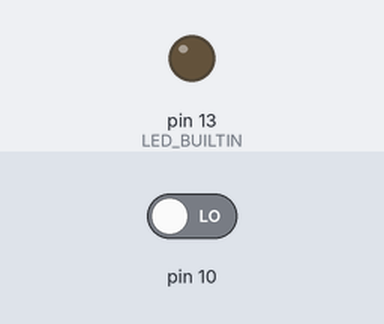
A sketch run on a simulated Arduino Uno, built with avr-gcc and run on an emulated ATmega328P. Parts: output pins drawn as LEDs (lit = HIGH). The test bench sets the inputs (shaded band); at power-on: pin 10 LOW.

Above: at 1.2 s.
1.3 s: pin 10 driven HIGH
At 2.4 s:
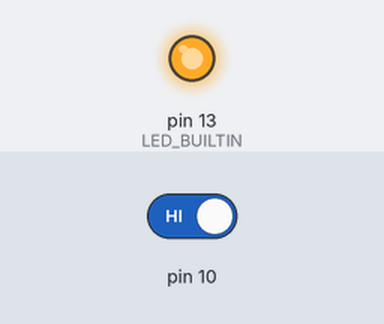
2.8 s: pin 10 driven LOW
At 3.5 s:
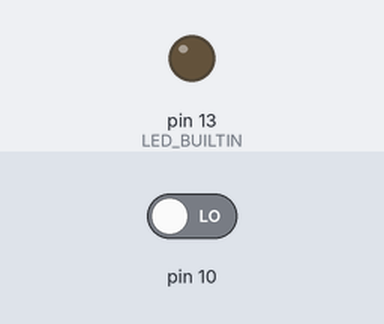
Timing chart, 0 to 5.8 s (numbered marks = the images above; inputs shaded):
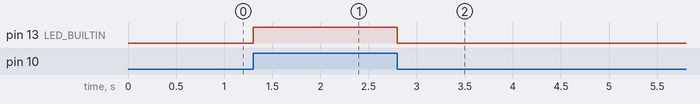

The sketch:

reg-led-recepteur-sketch_apr09b.ino
```cpp
void setup() {
  pinMode (10, INPUT) ;
  pinMode (LED_BUILTIN, OUTPUT) ;
}
void loop() {
  digitalWrite (LED_BUILTIN, digitalRead (10)) ;
}
```

Measured:
- after the input at 1.3 s, pin 13 (LED_BUILTIN): LOW → HIGH at once
- after the input at 2.8 s, pin 13 (LED_BUILTIN): HIGH → LOW at once
